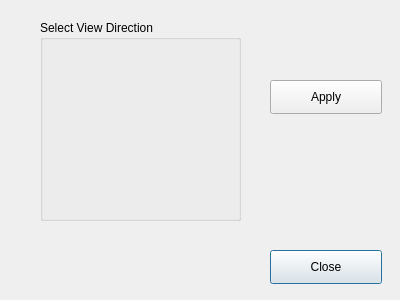
<?xml version="1.0" encoding="UTF-8"?>
<ui version="4.0">
 <class>Dialog</class>
 <widget class="QDialog" name="Dialog">
  <property name="geometry">
   <rect>
    <x>0</x>
    <y>0</y>
    <width>400</width>
    <height>300</height>
   </rect>
  </property>
  <property name="windowTitle">
   <string>Dialog</string>
  </property>
  <widget class="QPushButton" name="pushButton">
   <property name="geometry">
    <rect>
     <x>270</x>
     <y>250</y>
     <width>112</width>
     <height>34</height>
    </rect>
   </property>
   <property name="text">
    <string>Close</string>
   </property>
  </widget>
  <widget class="QGroupBox" name="groupBox">
   <property name="geometry">
    <rect>
     <x>40</x>
     <y>20</y>
     <width>201</width>
     <height>201</height>
    </rect>
   </property>
   <property name="title">
    <string>Select View Direction</string>
   </property>
   <widget class="QWidget" name="gridLayoutWidget">
    <property name="geometry">
     <rect>
      <x>20</x>
      <y>40</y>
      <width>160</width>
      <height>141</height>
     </rect>
    </property>
    <layout class="QGridLayout" name="gridLayout_2" rowstretch="0"/>
   </widget>
  </widget>
  <widget class="QPushButton" name="pushButton_2">
   <property name="geometry">
    <rect>
     <x>270</x>
     <y>80</y>
     <width>112</width>
     <height>34</height>
    </rect>
   </property>
   <property name="text">
    <string>Apply</string>
   </property>
  </widget>
 </widget>
 <resources/>
 <connections/>
</ui>
